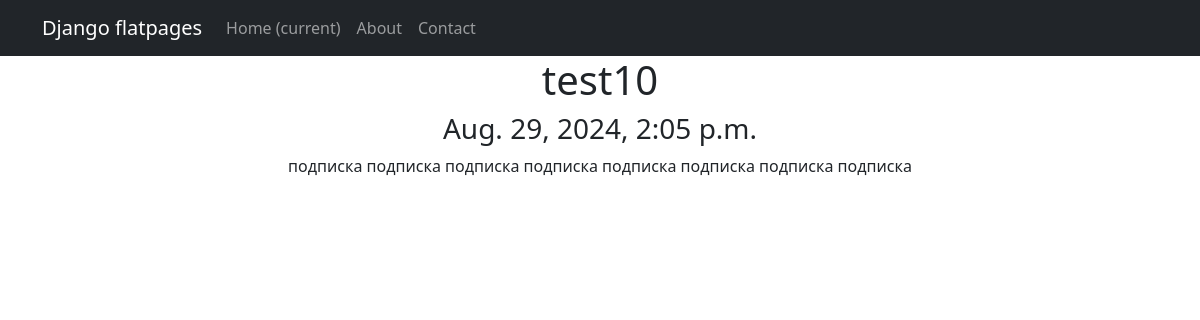
The page /articles/37 on the database its author committed.
### news/models.py (models this page shows, shortened)
class Post(models.Model):
    article = 'AR'
    news = 'NE'
    TYPES = [(article, 'статья'), (news, 'новость')]
    author_post = models.ForeignKey(to='Author', on_delete=models.CASCADE, related_name='posts')
    type = models.CharField(max_length=2, choices=TYPES, default=article)
    date_created = models.DateTimeField(auto_now_add=True)
    category = models.ManyToManyField(to='Category', through='PostCategory' )
    title = models.CharField(max_length=100)
    text = models.TextField()
    rating = models.IntegerField(default=0)

### news/views.py (the view)
# urls.py: path('<int:pk>', PostDetail.as_view(), name='post_detail'),
class PostDetail(DetailView):
    model = Post
    template_name = 'post.html'
    context_object_name = 'post'

### news/templatetags/custom_filters.py (called while the page is built)
@register.filter()
def censor(value):
    for c in CENSOR:
        value = value.replace(c[1:], '*' * len(c[1:]))
    return f'{value}'

### templates/post.html (shortened to what this page needs)
{% extends 'flatpages/default.html' %}
{% load custom_filters %}
{% block content %}
<h1>{{ post.title|censor }}</h1>
<h3>{{ post.date_created }}</h3>
<p>{{ post.text|censor }}</p>
{% endblock content %}

### rows shown on the page
Post: title|censor "test10", date_created "Aug. 29, 2024, 2:05 p.m.", text|censor "подписка подписка подписка подписка подписка подписка подписка подписка"
